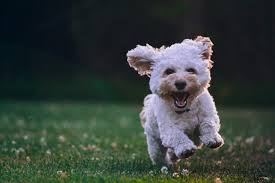
#> input picture dog_test_img_Segm.jpg, 275 x 183 px, found by its file name
$ jupyter execute --allow-errors AML_K_Means_.ipynb   (shell and % lines are left out)
#> lines starting #> are read from the running program, lines starting #| are printed output that depends on the picture
#Importing the libraries

[cell 1]
import numpy as np
import matplotlib.pyplot as plt
import cv2

#USING the cv2.kmeans function directly for image segmentation

[cell 2]

image = cv2.imread('/content/dog_test_img_Segm.jpg')
#> image is the input picture: shape (183, 275, 3); mean B, G, R 58.7, 63.3, 54.3
image = cv2.cvtColor(image, cv2.COLOR_BGR2RGB)
plt.imshow(image)

[cell 3]
criteria = (
    cv2.TERM_CRITERIA_EPS + cv2.TERM_CRITERIA_MAX_ITER, 150, 0.9
            )
#we set the max iterations to 150
#the epsilon value is 0.9
k_clusters = 2

x, y, c = cv2.kmeans(np.float32(image.reshape((-1,3))),
                     k_clusters, None,
                     criteria, 10,
                     cv2.KMEANS_RANDOM_CENTERS)
#> x = 100188472.7; c = [[159.6, 153.3, 170.7], [37.88, 49.33, 41.26]]
#using the inbiult function cv2.kmeans above
# convert data into 8-bit values
tnec = np.uint8(c)
#> tnec = [[159, 153, 170], [37, 49, 41]]

image_centered = tnec[y.flatten()]

# reshape data into the original image dimensions
final_image = image_centered.reshape((image.shape))
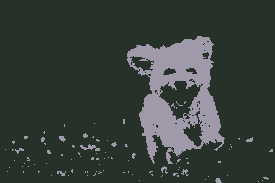
#> final_image: shape (183, 275, 3); mean R, G, B 53.4, 63, 58.4

plt.imshow(final_image)

#Implementing K-Means from scratch on the numpy array of pixels

[cell 4]
data_image = cv2.imread("/content/dog_test_img_Segm.jpg")/255
data_image = cv2.cvtColor(data_image.astype(np.float32), cv2.COLOR_BGR2RGB)

[cell 5]
import pandas as pd

[cell 6]
from tqdm import tqdm

#k_clusters = 2

[cell 7]
from pandas._libs.index import Int16Engine
#> (the rest of this cell did not finish here and is left out)

#> (a cell that did not finish here is left out)

#Starting the while loop till the centroids are found

#> (a cell that did not finish here is left out)

#> (a cell that did not finish here is left out)

#> (a cell that did not finish here is left out)

#> (a cell that did not finish here is left out)

[cell 13]
data_image = cv2.cvtColor(data_image.astype(np.float32), cv2.COLOR_BGR2RGB)
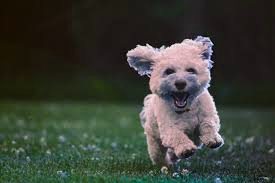
#> data_image: shape (183, 275, 3) float32; mean R, G, B 0.23, 0.248, 0.213
#> (the rest of this cell did not finish here and is left out)
